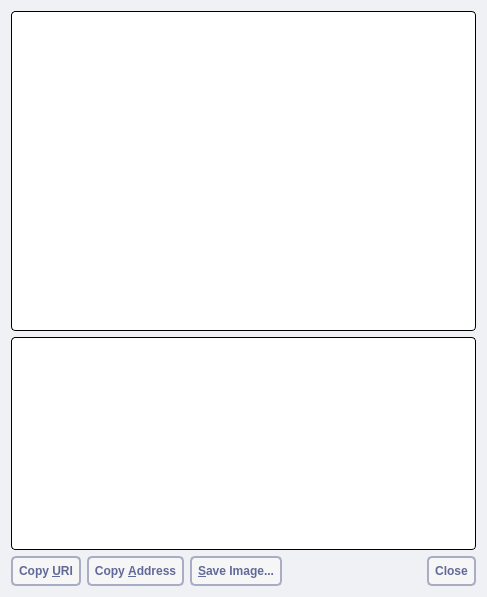
<?xml version="1.0" encoding="UTF-8"?>
<ui version="4.0">
 <class>ReceiveRequestDialog</class>
 <widget class="QDialog" name="ReceiveRequestDialog">
  <property name="geometry">
   <rect>
    <x>0</x>
    <y>0</y>
    <width>487</width>
    <height>597</height>
   </rect>
  </property>
  <property name="styleSheet">
   <string notr="true">background: #eff1f4; border: 0</string>
  </property>
  <layout class="QVBoxLayout" name="verticalLayout_3">
   <item>
    <widget class="QRImageWidget" name="lblQRCode">
     <property name="sizePolicy">
      <sizepolicy hsizetype="Expanding" vsizetype="Fixed">
       <horstretch>0</horstretch>
       <verstretch>0</verstretch>
      </sizepolicy>
     </property>
     <property name="minimumSize">
      <size>
       <width>300</width>
       <height>320</height>
      </size>
     </property>
     <property name="toolTip">
      <string>QR Code</string>
     </property>
     <property name="styleSheet">
      <string notr="true">background: #fff; border-radius: 4px; border: 1px solid #000; padding:2px</string>
     </property>
     <property name="textFormat">
      <enum>Qt::PlainText</enum>
     </property>
     <property name="alignment">
      <set>Qt::AlignCenter</set>
     </property>
     <property name="wordWrap">
      <bool>true</bool>
     </property>
    </widget>
   </item>
   <item>
    <widget class="QTextEdit" name="outUri">
     <property name="sizePolicy">
      <sizepolicy hsizetype="Expanding" vsizetype="Expanding">
       <horstretch>0</horstretch>
       <verstretch>0</verstretch>
      </sizepolicy>
     </property>
     <property name="minimumSize">
      <size>
       <width>0</width>
       <height>50</height>
      </size>
     </property>
     <property name="styleSheet">
      <string notr="true">background: #fff; border-radius: 4px; border: 1px solid #000; padding:2px</string>
     </property>
     <property name="frameShape">
      <enum>QFrame::NoFrame</enum>
     </property>
     <property name="frameShadow">
      <enum>QFrame::Plain</enum>
     </property>
     <property name="tabChangesFocus">
      <bool>true</bool>
     </property>
     <property name="textInteractionFlags">
      <set>Qt::TextSelectableByKeyboard|Qt::TextSelectableByMouse</set>
     </property>
    </widget>
   </item>
   <item>
    <layout class="QHBoxLayout" name="horizontalLayout">
     <item>
      <widget class="QPushButton" name="btnCopyURI">
       <property name="styleSheet">
        <string notr="true"> background: #f6f6f6; border: 2px solid #a9adc4; border-radius: 5px; padding: 6px; text-transform: uppercase; color: #616998; font-weight: bold</string>
       </property>
       <property name="text">
        <string>Copy &amp;URI</string>
       </property>
       <property name="autoDefault">
        <bool>false</bool>
       </property>
      </widget>
     </item>
     <item>
      <widget class="QPushButton" name="btnCopyAddress">
       <property name="styleSheet">
        <string notr="true"> background: #f6f6f6; border: 2px solid #a9adc4; border-radius: 5px; padding: 6px; text-transform: uppercase; color: #616998; font-weight: bold</string>
       </property>
       <property name="text">
        <string>Copy &amp;Address</string>
       </property>
       <property name="autoDefault">
        <bool>false</bool>
       </property>
      </widget>
     </item>
     <item>
      <widget class="QPushButton" name="btnSaveAs">
       <property name="styleSheet">
        <string notr="true"> background: #f6f6f6; border: 2px solid #a9adc4; border-radius: 5px; padding: 6px; text-transform: uppercase; color: #616998; font-weight: bold</string>
       </property>
       <property name="text">
        <string>&amp;Save Image...</string>
       </property>
       <property name="autoDefault">
        <bool>false</bool>
       </property>
      </widget>
     </item>
     <item>
      <spacer name="horizontalSpacer_2">
       <property name="orientation">
        <enum>Qt::Horizontal</enum>
       </property>
       <property name="sizeHint" stdset="0">
        <size>
         <width>40</width>
         <height>20</height>
        </size>
       </property>
      </spacer>
     </item>
     <item>
      <widget class="QDialogButtonBox" name="buttonBox">
       <property name="styleSheet">
        <string notr="true"> background: #f6f6f6; border: 2px solid #a9adc4; border-radius: 5px; padding: 6px; text-transform: uppercase; color: #616998; font-weight: bold</string>
       </property>
       <property name="standardButtons">
        <set>QDialogButtonBox::Close</set>
       </property>
      </widget>
     </item>
    </layout>
   </item>
  </layout>
 </widget>
 <customwidgets>
  <customwidget>
   <class>QRImageWidget</class>
   <extends>QLabel</extends>
   <header>receiverequestdialog.h</header>
  </customwidget>
 </customwidgets>
 <resources/>
 <connections>
  <connection>
   <sender>buttonBox</sender>
   <signal>rejected()</signal>
   <receiver>ReceiveRequestDialog</receiver>
   <slot>reject()</slot>
   <hints>
    <hint type="sourcelabel">
     <x>452</x>
     <y>573</y>
    </hint>
    <hint type="destinationlabel">
     <x>243</x>
     <y>298</y>
    </hint>
   </hints>
  </connection>
  <connection>
   <sender>buttonBox</sender>
   <signal>accepted()</signal>
   <receiver>ReceiveRequestDialog</receiver>
   <slot>accept()</slot>
   <hints>
    <hint type="sourcelabel">
     <x>452</x>
     <y>573</y>
    </hint>
    <hint type="destinationlabel">
     <x>243</x>
     <y>298</y>
    </hint>
   </hints>
  </connection>
 </connections>
</ui>
